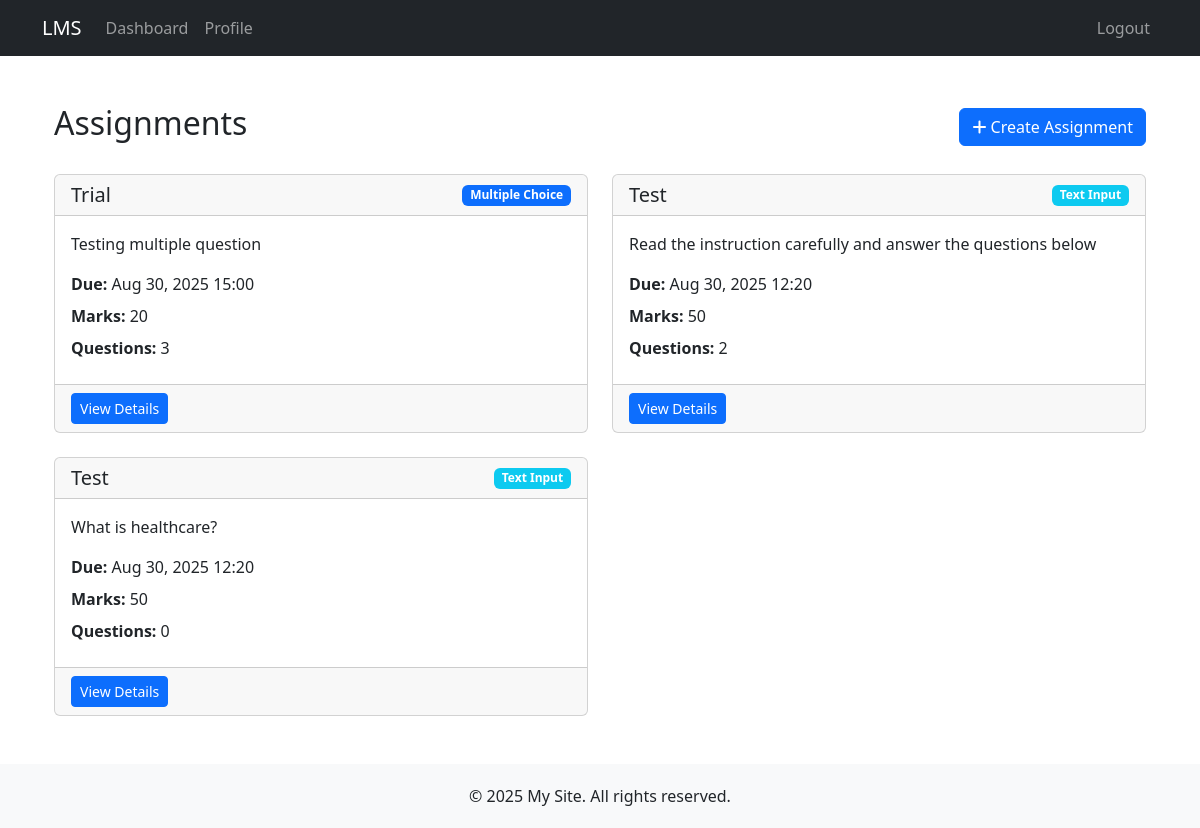
/assignments/ (signed in), run on an earlier commit of the app's database.
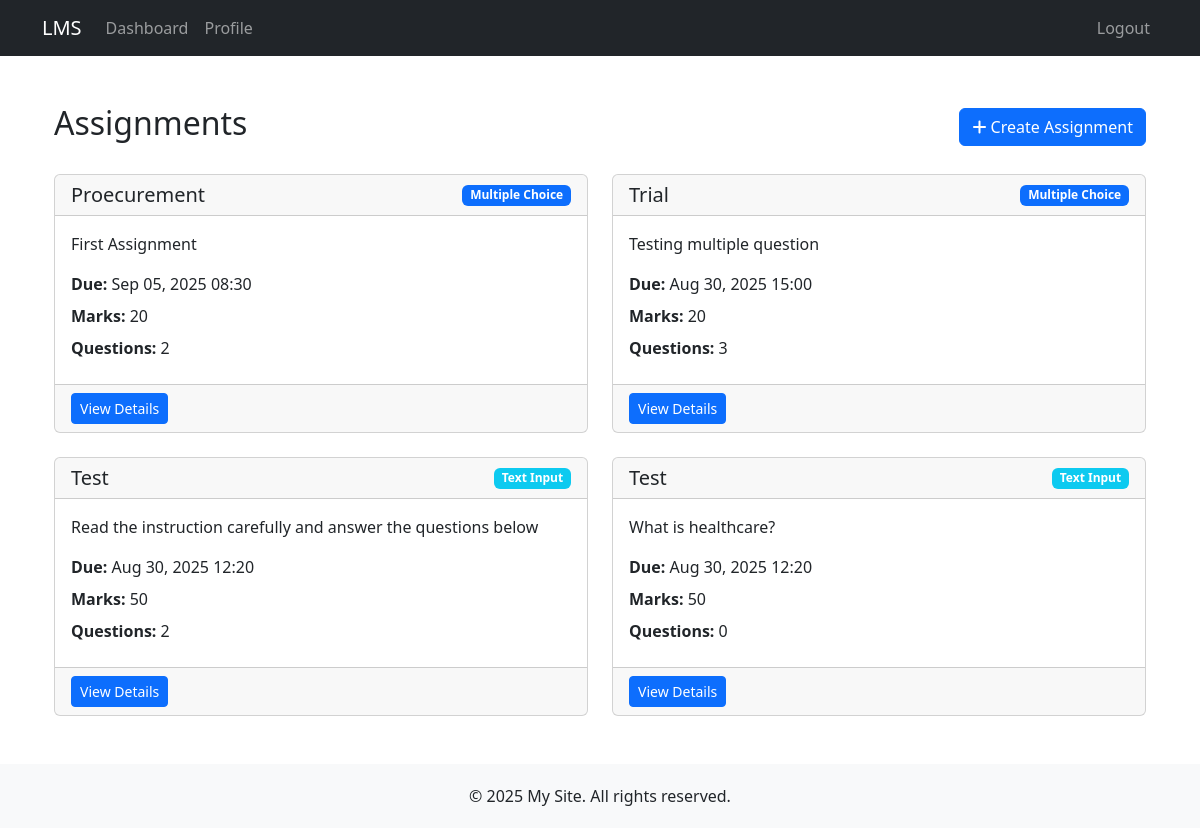
And on a later commit of the database.
### assignments/models.py (models this page shows, shortened)
class Assignment(models.Model):
    ASSIGNMENT_TYPES = (
        ('multiple_choice', 'Multiple Choice'),
        ('text_input', 'Text Input'),
        ('file_upload', 'File Upload'),
    )
    title = models.CharField(max_length=200)
    description = models.TextField()
    assignment_type = models.CharField(max_length=20, choices=ASSIGNMENT_TYPES)
    created_by = models.ForeignKey(User, on_delete=models.CASCADE, related_name='created_assignments')
    created_at = models.DateTimeField(auto_now_add=True)
    due_date = models.DateTimeField()
    total_marks = models.PositiveIntegerField(default=100)
    is_published = models.BooleanField(default=False)
    class Meta:
        ordering = ['-created_at']

### assignments/views.py (the view)
# urls.py: path('', views.assignments_view, name='assignments'),
@login_required
def assignments_view(request):
    assignments = Assignment.objects.filter(is_published=True)
    if is_trainer(request.user):
        assignments = Assignment.objects.all()
    submissions = {}
    if not is_trainer(request.user):
        submissions = {
            sub.assignment_id: sub
            for sub in StudentAssignment.objects.filter(student=request.user)
        }
    context = {
        'assignments': assignments,
        'is_trainer': is_trainer(request.user),
        'submissions': submissions,
        'now': timezone.now()
    }
    return render(request, 'assignments/assignments.html', context)

### assignments/views.py (called while the page is built)
def is_trainer(user):
    return hasattr(user, 'userprofile') and user.userprofile.user_type == 'trainer'

### templates/assignments/assignments.html (shortened to what this page needs)
{% extends 'base.html' %}
{% block content %}
<div class="container mt-4">
    <div class="d-flex justify-content-between align-items-center mb-4">
        <h2>Assignments</h2>
        {% if is_trainer %}
        <a href="{% url 'create_assignment' %}" class="btn btn-primary">
            <i class="fas fa-plus"></i> Create Assignment
        </a>
        {% endif %}
    </div>
    <div class="row">
        {% for assignment in assignments %}
        <div class="col-md-6 mb-4">
            <div class="card h-100 {% if now > assignment.due_date %}border-danger{% endif %}">
                <div class="card-header">
                    <div class="d-flex justify-content-between align-items-center">
                        <h5 class="card-title mb-0">{{ assignment.title }}</h5>
                        <span class="badge bg-{% if assignment.assignment_type == 'multiple_choice' %}primary{% else %}info{% endif %}">
                            {{ assignment.get_assignment_type_display }}
                        </span>
                    </div>
                </div>
                <div class="card-body">
                    <p class="card-text">{{ assignment.description|truncatewords:30 }}</p>
                    <div class="mb-2">
                        <strong>Due:</strong> {{ assignment.due_date|date:"M d, Y H:i" }}
                    </div>
                    <div class="mb-2">
                        <strong>Marks:</strong> {{ assignment.total_marks }}
                    </div>
                    <div class="mb-2">
                        <strong>Questions:</strong> {{ assignment.questions.count }}
                    </div>
                </div>
                <div class="card-footer">
                    <a href="{% url 'assignment_detail' assignment.pk %}" class="btn btn-primary btn-sm">
                        View Details
                    </a>
                </div>
            </div>
        </div>
        {% endfor %}
    </div>
</div>
{% endblock %}

What changed in the data, as far as the page shows it:
added Assignment: title "Proecurement", assignment_type "Multiple Choice", description "First Assignment", due_date "Sep 05, 2025 08:30", total_marks "20", questions.count "2"
